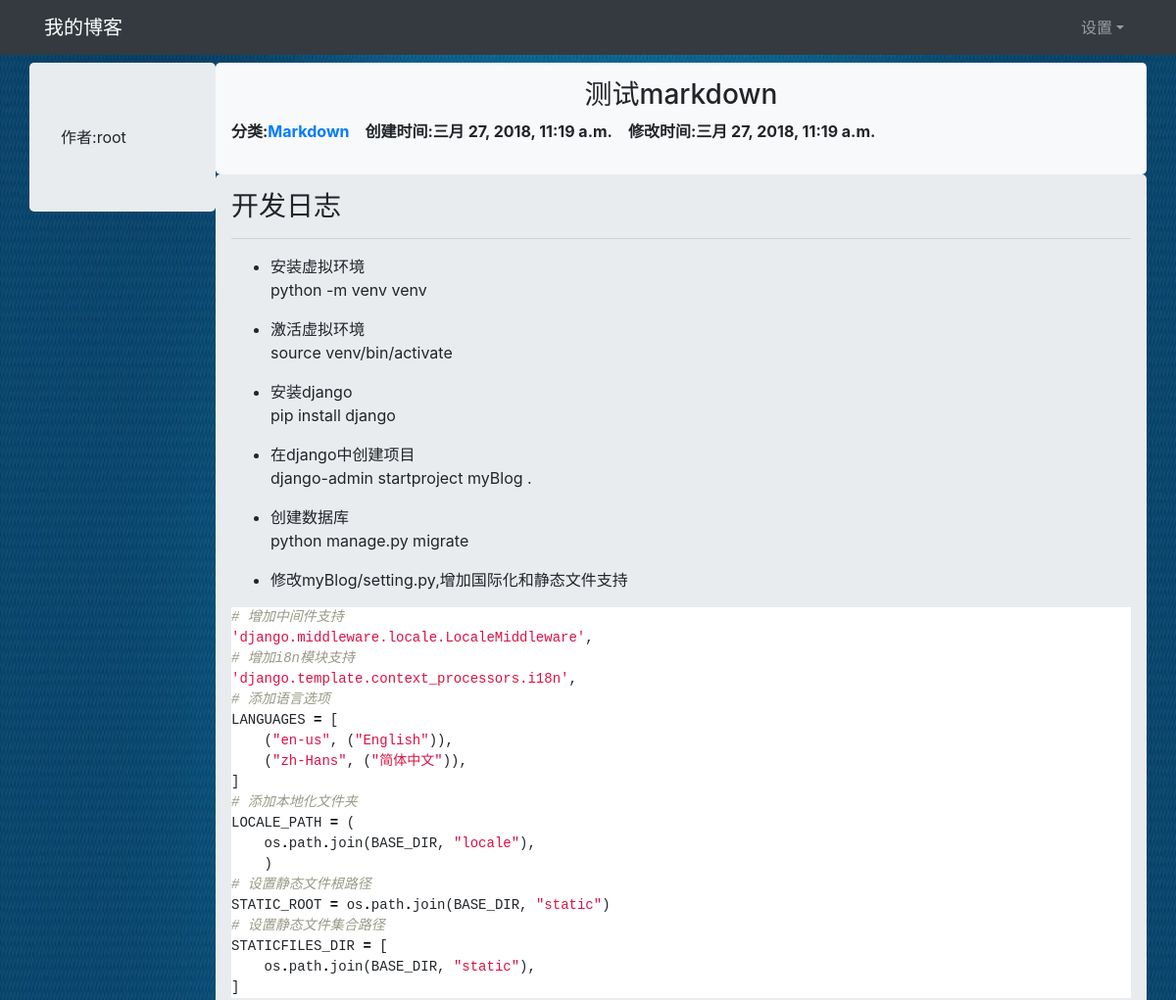
/article/3/ (upper part), run on an earlier commit of the app's database.
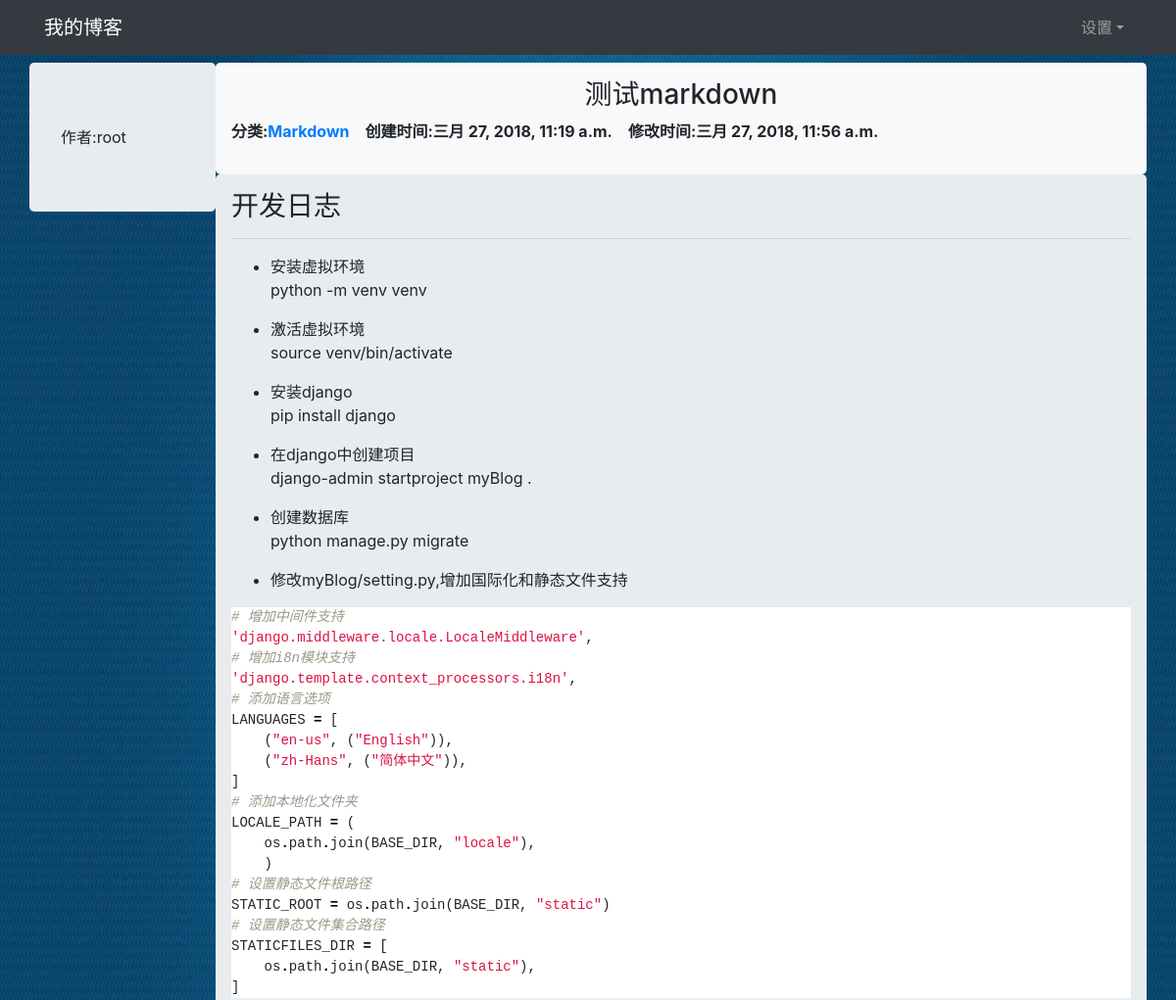
And on a later commit of the database.
### blog/models.py (models this page shows, shortened)
class Article(models.Model):
    title = models.CharField(max_length=100)
    body = models.TextField()
    category = models.ForeignKey(Category, on_delete=models.CASCADE)
    created_time = models.DateTimeField(auto_now_add=True)
    modified_time = models.DateTimeField(auto_now=True)
    author = models.ForeignKey(User, on_delete=models.CASCADE)
    tags = models.ManyToManyField(Tag)

class Category(models.Model):
    name = models.CharField(max_length=100)
    def __str__(self):
        return self.name

### blog/views.py (the view)
# urls.py: path('article/<article_id>/', views.article_details, name='article_details'),
def article_details(request, article_id):
    article = Article.objects.get(id=article_id)
    article.body = markdown.markdown(article.body, extensions=[
                                       'markdown.extensions.extra',
                                       'markdown.extensions.codehilite',
                                       'markdown.extensions.toc',
                                       'markdown.extensions.fenced_code', ])
    context = {'article': article}
    return render(request, 'blog/article_details.html', context)

### blog/templates/blog/article_details.html
{% extends 'blog/base.html' %}
{% load i18n %}
{% load static %}
{% block extracss %}
        <link rel="stylesheet" href="{% static 'css/index.css' %}">
        <link rel="stylesheet" href="{% static 'css/highlight.css' %}">
{% endblock extracss %}
{% block content %}
<div class="container">
<div class="row">
    <div class="col-md-2 no-padding">
        <div class="jumbotron detail-left">
            {% trans 'Author' %}:{{ article.author }}
        </div>
    </div>
    <div class="col-md-10 no-padding">
        <div class="jumbotron jumbotron-nomargin bg-light">
            <h3 class="text-center">{{ article.title }}</h3>
            <dl class="list-articles">
                <dt>{% trans 'Category' %}:<a class="a-hover" href="#">{{ article.category }}</a></dt>
                <dt>{% trans 'CreatedTime' %}:{{ article.created_time }}</dt>
                <dt>{% trans 'ModifiedTime' %}:{{ article.modified_time }}</dt>
            </dl>
        </div>
        <div class="jumbotron jumbotron-nomargin">
            {{ article.body | safe }}
        </div>
    </div>
</div>
</div>
{% endblock content %}

What changed in the data, as far as the page shows it:
changed Article "测试markdown": modified_time "三月 27, 2018, 11:19 a.m." → "三月 27, 2018, 11:56 a.m."
